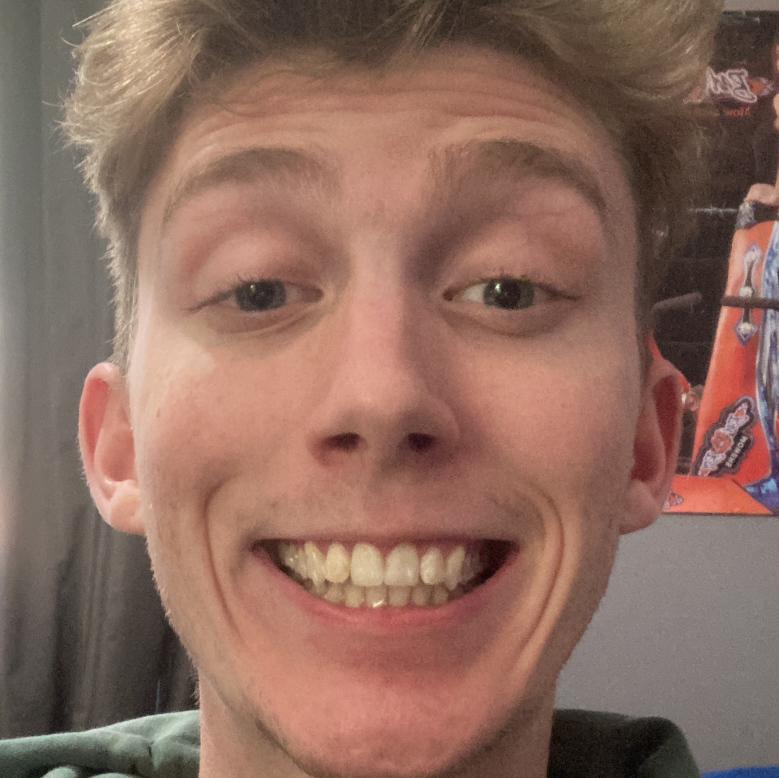
#> input picture Recognition/01.jpg, 1557 x 1556 px (shown at 1/2 size)
$ python -i read.py   (imports and definitions only)
#> lines starting #> are read from the running program, lines starting #| are printed output that depends on the picture; after the words box and inside, x2 and y2 are one past the last pixel; in counts of white or black regions, pixels touching at a corner belong together
#> further down, picture is the input picture: shape (1556, 1557, 3); mean B, G, R 94.5, 107.1, 140.9
import numpy as np
import cv2 as cv

categories = ['positive', 'negative', 'neutral']

leftEyeHaar = cv.CascadeClassifier('HAAR/haar_lefteye.xml')
rightEyeHaar = cv.CascadeClassifier('HAAR/haar_righteye.xml')
faceHaar = cv.CascadeClassifier('HAAR/haar_face.xml')

left_recognizer = cv.face.LBPHFaceRecognizer_create()
right_recognizer = cv.face.LBPHFaceRecognizer_create()
face_recognizer = cv.face.LBPHFaceRecognizer_create()

# [12 lines not run here, left out]

def rescaleFrame(frame, scale=0.75):
    width = int(frame.shape[1] * scale)
    height = int(frame.shape[0] * scale)
    dimensions = (width,height)
    return cv.resize(frame, dimensions, interpolation=cv.INTER_AREA)

def increase_brightness(img, value=30):
#> called with value = 20
    hsv = cv.cvtColor(img, cv.COLOR_BGR2HSV)
#> hsv: shape (1556, 1557, 3); mean H, S, V 12.9, 82.1, 141.3
    h, s, v = cv.split(hsv)
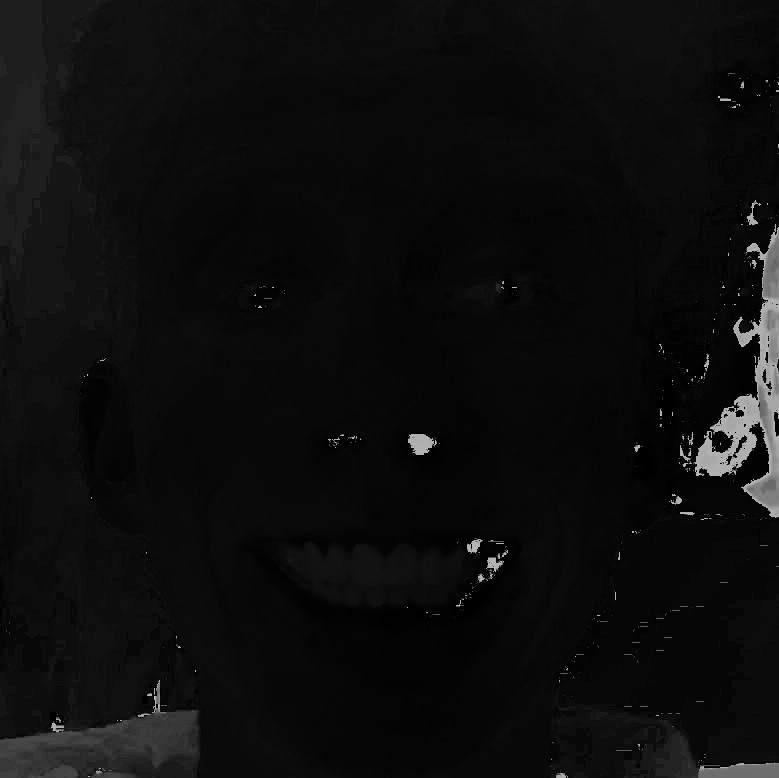
#> h: shape (1556, 1557) (shown at 1/2 size); min 0, max 179, mean 12.9
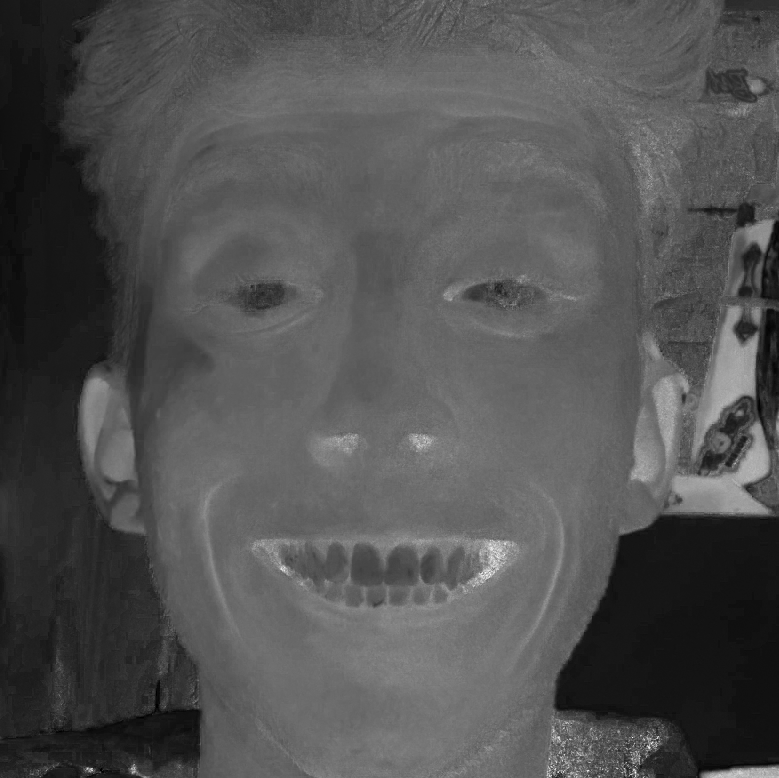
#> s: shape (1556, 1557) (shown at 1/2 size); min 0, max 255, mean 82.1
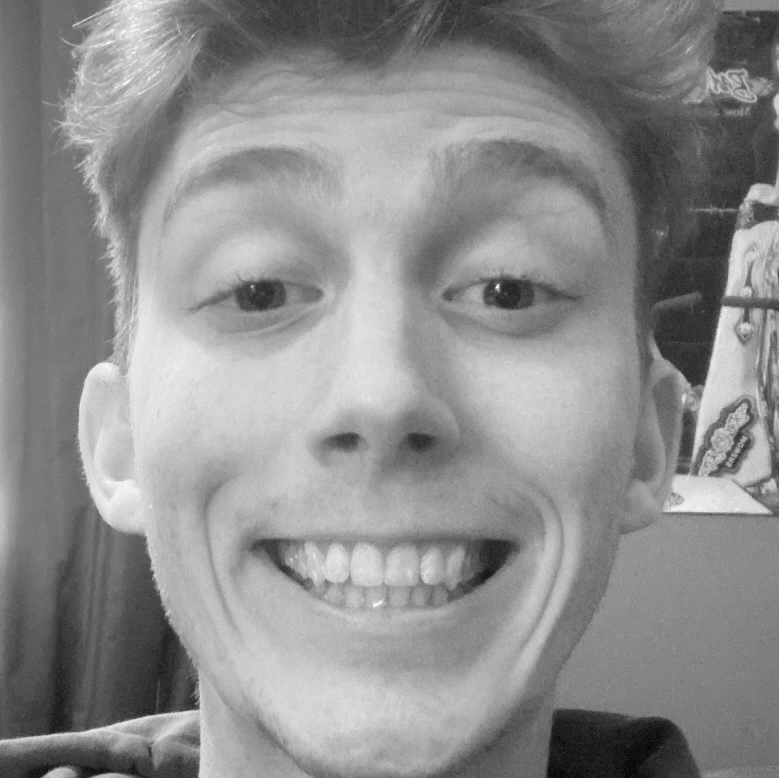
#> v: shape (1556, 1557) (shown at 1/2 size); min 1, max 255, mean 141.3

    lim = 255 - value
    v[v > lim] = 255
#> v: shape (1556, 1557); 0.11% of pixels changed, all inside (x1, y1, x2, y2) = (178, 0, 1477, 1214)
    v[v <= lim] += value

    final_hsv = cv.merge((h, s, v))
#> final_hsv: shape (1556, 1557, 3); mean H, S, V 12.9, 82.1, 161.3
    img = cv.cvtColor(final_hsv, cv.COLOR_HSV2BGR)
    return img

def getClosest(rect):
    start_x = 0
    start_y = 0
    width = 0
    height = 0

    #iterates through all of the detected faces and picks the closest one based on the size of the rectangle
    for (x,y,w,h) in rect:
        if (w>=width):
            width = w
            height = h
            start_x = x
            start_y = y

    return (start_x, start_y, width, height)

def determineOveralSentiment(left, right, face):
    positive = 0
    negative = 0
    neutral = 0

    if(left == 0): positive = positive+1
    if(right == 0): positive = positive+1
    if(face == 0): positive = positive+1

    if(left == 1): negative = negative+1
    if(right == 1): negative = negative+1
    if(face == 1): negative = negative+1

    if(left == 2): neutral = neutral+1
    if(right == 2): neutral = neutral+1
    if(face == 2): neutral = neutral+1

    print(f'Positive: {positive} Negative: {negative} Neutral: {neutral}')

    if(positive>=neutral and positive>negative):
        return categories[0]
    elif(negative>=neutral and negative>positive):
        return categories[1]

    return categories[2]

def PredictSentiment(frame):
    print('Beginning Prediction...')
    #Brighten
    frame = increase_brightness(frame, 20)

    #convert to grayscale
    gray = cv.cvtColor(frame, cv.COLOR_BGR2GRAY)
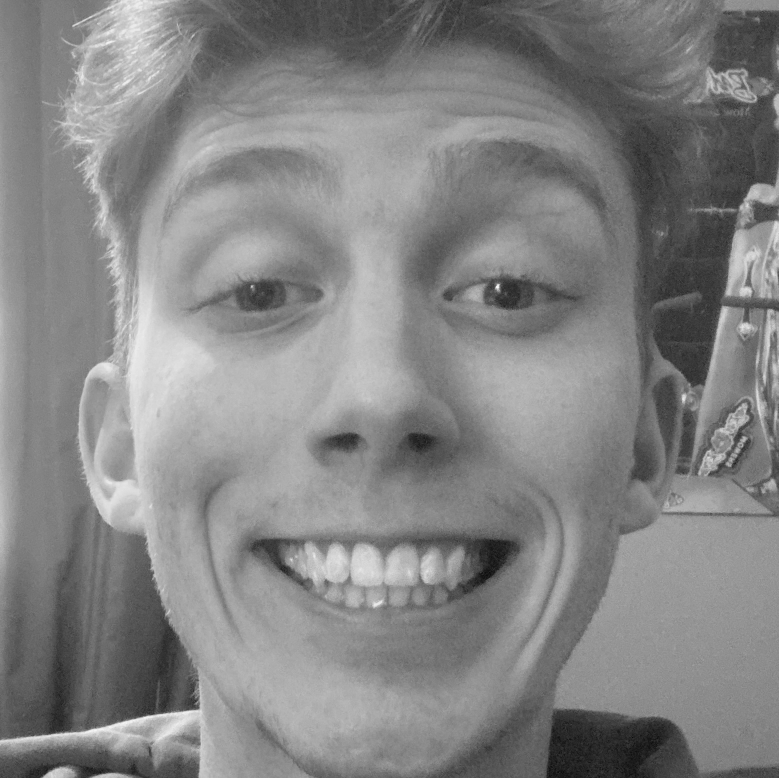
#> gray: shape (1556, 1557) (shown at 1/2 size); min 6, max 250, mean 132
    #find all faces in the given frame
    left_eyes_rect = leftEyeHaar.detectMultiScale(gray, scaleFactor=1.1, minNeighbors=32)
#> left_eyes_rect = [[864, 375, 322, 322]]
    right_eyes_rect = rightEyeHaar.detectMultiScale(gray, scaleFactor=1.1, minNeighbors=32)
#> right_eyes_rect = [[368, 389, 310, 310]]
    face_rect = faceHaar.detectMultiScale(gray, scaleFactor=1.1, minNeighbors=12)
#> face_rect = [[99, 67, 1306, 1306]]

    leftLabel = 2
    rightLabel = 2
    faceLabel = 2
    sentiment = 'none'

    (leftX, leftY, leftW, leftH) = getClosest(left_eyes_rect)
#> the loop in getClosest, `for (x,y,w,h) in rect:` made 1 pass
#> (x, y, w, h, width, height, start_x, start_y) on pass 1: (864, 375, 322, 322, 322, 322, 864, 375)
#> after the loop in getClosest, `for (x,y,w,h) in rect:`: height = 322; start_x = 864; start_y = 375; width = 322
#> leftX = 864; leftY = 375; leftW = 322; leftH = 322
    (rightX, rightY, rightW, rightH) = getClosest(right_eyes_rect)
#> the loop in getClosest (call 2), `for (x,y,w,h) in rect:` made 1 pass
#> (x, y, w, h, width, height, start_x, start_y) on pass 1: (368, 389, 310, 310, 310, 310, 368, 389)
#> rightX = 368; rightY = 389; rightW = 310; rightH = 310
    (faceX, faceY, faceW, faceH) = getClosest(face_rect)
#> faceX = 99; faceY = 67; faceW = 1306; faceH = 1306

    if(len(left_eyes_rect) > 0):
        left_roi = gray[leftY:leftY+leftH, leftX:leftX+leftW]
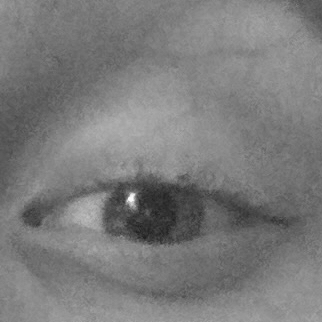
#> left_roi: shape (322, 322); min 30, max 250, mean 123.2
#> (the run stopped early here; a loop or call above may not have finished)
